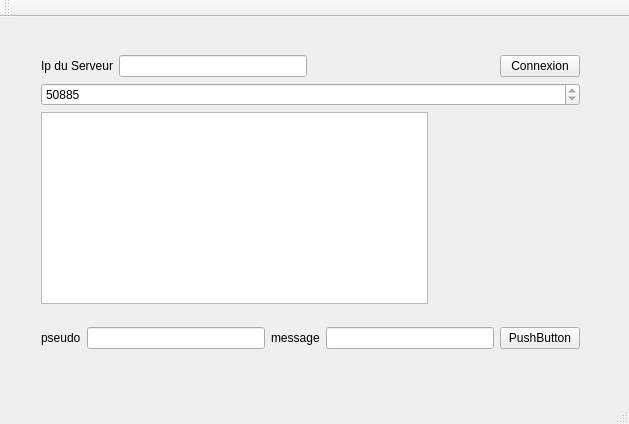
<?xml version="1.0" encoding="UTF-8"?>
<ui version="4.0">
 <class>MainWindow</class>
 <widget class="QMainWindow" name="MainWindow">
  <property name="geometry">
   <rect>
    <x>0</x>
    <y>0</y>
    <width>629</width>
    <height>424</height>
   </rect>
  </property>
  <property name="windowTitle">
   <string>MainWindow</string>
  </property>
  <widget class="QWidget" name="centralWidget">
   <widget class="QWidget" name="">
    <property name="geometry">
     <rect>
      <x>30</x>
      <y>10</y>
      <width>561</width>
      <height>351</height>
     </rect>
    </property>
    <layout class="QVBoxLayout" name="verticalLayout_2">
     <item>
      <layout class="QVBoxLayout" name="verticalLayout">
       <item>
        <layout class="QHBoxLayout" name="horizontalLayout">
         <item>
          <widget class="QLabel" name="label">
           <property name="text">
            <string>Ip du Serveur</string>
           </property>
          </widget>
         </item>
         <item>
          <widget class="QLineEdit" name="serveurIP"/>
         </item>
         <item>
          <spacer name="horizontalSpacer">
           <property name="orientation">
            <enum>Qt::Horizontal</enum>
           </property>
           <property name="sizeHint" stdset="0">
            <size>
             <width>40</width>
             <height>20</height>
            </size>
           </property>
          </spacer>
         </item>
         <item>
          <widget class="QPushButton" name="boutonConnexion">
           <property name="text">
            <string>Connexion</string>
           </property>
          </widget>
         </item>
        </layout>
       </item>
       <item>
        <widget class="QSpinBox" name="serveurPort">
         <property name="minimum">
          <number>50885</number>
         </property>
        </widget>
       </item>
       <item>
        <widget class="QTextEdit" name="listeMessages">
         <property name="maximumSize">
          <size>
           <width>387</width>
           <height>192</height>
          </size>
         </property>
        </widget>
       </item>
      </layout>
     </item>
     <item>
      <layout class="QHBoxLayout" name="horizontalLayout_4">
       <item>
        <layout class="QHBoxLayout" name="horizontalLayout_2">
         <item>
          <widget class="QLabel" name="pseudo_2">
           <property name="text">
            <string>pseudo</string>
           </property>
          </widget>
         </item>
         <item>
          <widget class="QLineEdit" name="pseudo"/>
         </item>
        </layout>
       </item>
       <item>
        <layout class="QHBoxLayout" name="horizontalLayout_3">
         <item>
          <widget class="QLabel" name="label_3">
           <property name="text">
            <string>message</string>
           </property>
          </widget>
         </item>
         <item>
          <widget class="QLineEdit" name="message"/>
         </item>
        </layout>
       </item>
       <item>
        <widget class="QPushButton" name="boutonEnvoyer">
         <property name="text">
          <string>PushButton</string>
         </property>
        </widget>
       </item>
      </layout>
     </item>
    </layout>
   </widget>
   <zorder>boutonConnexion</zorder>
   <zorder>listeMessages</zorder>
   <zorder>boutonConnexion</zorder>
   <zorder>listeMessages</zorder>
   <zorder>serveurIP</zorder>
   <zorder>label</zorder>
   <zorder>listeMessages</zorder>
   <zorder></zorder>
   <zorder>pseudo</zorder>
   <zorder>pseudo_2</zorder>
   <zorder>label_3</zorder>
   <zorder>message</zorder>
   <zorder>boutonEnvoyer</zorder>
  </widget>
  <widget class="QMenuBar" name="menuBar">
   <property name="geometry">
    <rect>
     <x>0</x>
     <y>0</y>
     <width>629</width>
     <height>25</height>
    </rect>
   </property>
  </widget>
  <widget class="QToolBar" name="mainToolBar">
   <attribute name="toolBarArea">
    <enum>TopToolBarArea</enum>
   </attribute>
   <attribute name="toolBarBreak">
    <bool>false</bool>
   </attribute>
  </widget>
  <widget class="QStatusBar" name="statusBar"/>
 </widget>
 <layoutdefault spacing="6" margin="11"/>
 <resources/>
 <connections/>
</ui>
